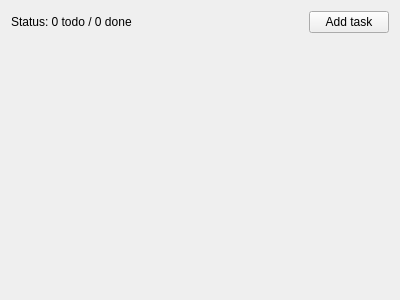
<?xml version="1.0" encoding="UTF-8"?>
<ui version="4.0">
 <class>MainWindow</class>
 <widget class="QMainWindow" name="MainWindow">
  <property name="geometry">
   <rect>
    <x>0</x>
    <y>0</y>
    <width>400</width>
    <height>300</height>
   </rect>
  </property>
  <property name="windowTitle">
   <string>MainWindow</string>
  </property>
  <widget class="QWidget" name="centralWidget">
   <layout class="QVBoxLayout" name="verticalLayout">
    <item>
     <layout class="QHBoxLayout" name="toolbarLayout">
      <item>
       <widget class="QLabel" name="statusLabel">
        <property name="text">
         <string>Status: 0 todo / 0 done</string>
        </property>
       </widget>
      </item>
      <item>
       <spacer name="horizontalSpacer">
        <property name="orientation">
         <enum>Qt::Horizontal</enum>
        </property>
        <property name="sizeHint" stdset="0">
         <size>
          <width>40</width>
          <height>20</height>
         </size>
        </property>
       </spacer>
      </item>
      <item>
       <widget class="QPushButton" name="addTaskButton">
        <property name="text">
         <string>Add task</string>
        </property>
       </widget>
      </item>
     </layout>
    </item>
    <item>
     <layout class="QVBoxLayout" name="tasksLayout"/>
    </item>
    <item>
     <spacer name="verticalSpacer">
      <property name="orientation">
       <enum>Qt::Vertical</enum>
      </property>
      <property name="sizeHint" stdset="0">
       <size>
        <width>20</width>
        <height>40</height>
       </size>
      </property>
     </spacer>
    </item>
   </layout>
  </widget>
 </widget>
 <layoutdefault spacing="6" margin="11"/>
 <resources/>
 <connections/>
</ui>
